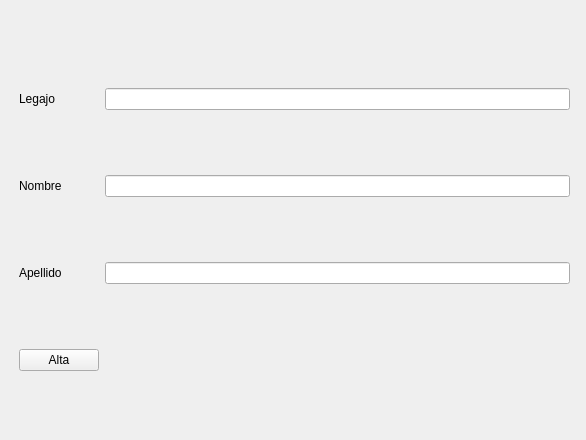
<?xml version="1.0" encoding="UTF-8"?>
<ui version="4.0">
 <class>Formulario</class>
 <widget class="QWidget" name="Formulario">
  <property name="geometry">
   <rect>
    <x>0</x>
    <y>0</y>
    <width>586</width>
    <height>440</height>
   </rect>
  </property>
  <property name="windowTitle">
   <string>Form</string>
  </property>
  <widget class="QWidget" name="gridLayoutWidget">
   <property name="geometry">
    <rect>
     <x>19</x>
     <y>29</y>
     <width>551</width>
     <height>401</height>
    </rect>
   </property>
   <layout class="QGridLayout" name="gridLayout">
    <item row="0" column="1">
     <widget class="QLineEdit" name="leLegajo"/>
    </item>
    <item row="2" column="0">
     <widget class="QLabel" name="lApellido">
      <property name="text">
       <string>Apellido</string>
      </property>
     </widget>
    </item>
    <item row="2" column="1">
     <widget class="QLineEdit" name="leApellido"/>
    </item>
    <item row="1" column="1">
     <widget class="QLineEdit" name="leNombre"/>
    </item>
    <item row="1" column="0">
     <widget class="QLabel" name="lNombre">
      <property name="text">
       <string>Nombre</string>
      </property>
     </widget>
    </item>
    <item row="3" column="0">
     <widget class="QPushButton" name="Alta">
      <property name="text">
       <string>Alta</string>
      </property>
     </widget>
    </item>
    <item row="0" column="0">
     <widget class="QLabel" name="lLegajo">
      <property name="text">
       <string>Legajo</string>
      </property>
     </widget>
    </item>
    <item row="3" column="1">
     <spacer name="horizontalSpacer">
      <property name="orientation">
       <enum>Qt::Horizontal</enum>
      </property>
      <property name="sizeHint" stdset="0">
       <size>
        <width>40</width>
        <height>20</height>
       </size>
      </property>
     </spacer>
    </item>
   </layout>
  </widget>
 </widget>
 <resources/>
 <connections/>
</ui>
